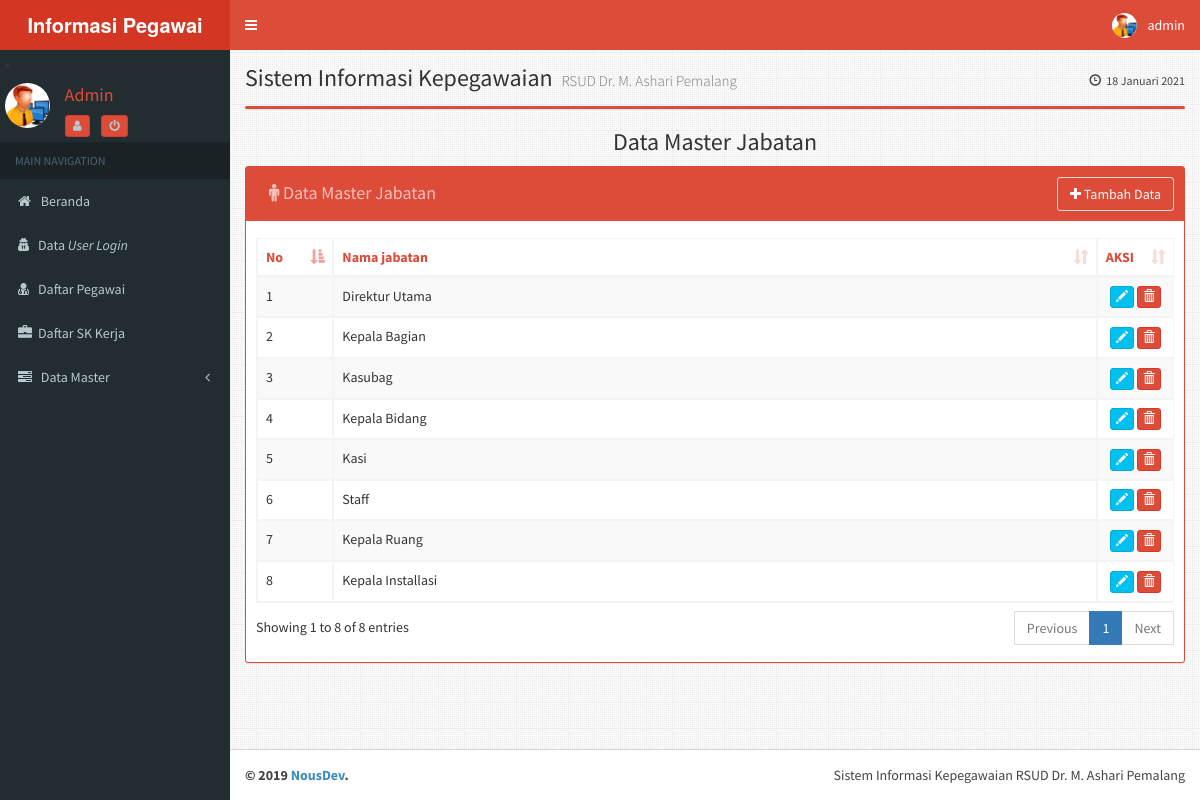
Screenshot of /admin/?module=jabatan (signed in) with the database file from the repository.
### tables this page shows
CREATE TABLE `jabatan` (
  `id_jabatan` varchar(20) NOT NULL,
  `nm_jabatan` varchar(32) NOT NULL
);

### admin/module/jabatan/jabatan.php (the view, shortened to what this page needs)
<?php
$aksi="module/jabatan/jabatan_aksi.php";
switch($_GET[aksi]){
default:
?>
<h3 class="box-title margin text-center">Data Master Jabatan</h3>
	<div class="box box-solid box-danger">
		<div class="box-header">
		<h3 class="btn disabled box-title">
		<i class="fa fa-male"></i>
		Data Master Jabatan</h3>
		<a class="btn btn-default pull-right" href="?module=jabatan&aksi=tambah">
		<i class="fa  fa-plus"></i> Tambah Data</a>
		</div>
	<div class="box-body">
	<table id="example2" class="table table-bordered table-striped">
<thead>
	<tr class="text-red">
		<th class="col-sm-1">No</th>
		<th>Nama jabatan</th>
		<th class="col-sm-1">AKSI</th>
	</tr>
</thead>
<tbody>
<?php
$sql = "SELECT * FROM jabatan";
$tampil = mysql_query($sql);
$no=1;
while ($tampilkan = mysql_fetch_array($tampil)) {
$Kode = $tampilkan['id_jabatan'];
?>
	<tr>
	<td><?php echo $no++; ?></td>
	<td><?php echo $tampilkan['nm_jabatan']; ?></td>
	<td align="center">
	<a class="btn btn-xs btn-info" href="?module=jabatan&aksi=edit&id_jabatan=<?php echo $tampilkan['id_jabatan'];?>" alt="Edit Data"><i class="glyphicon glyphicon-pencil"></i></a>
	<a class="btn btn-xs btn-danger"href="<?php echo $aksi ?>?module=jabatan&aksi=hapus&id_jabatan=<?php echo $tampilkan['id_jabatan'];?>"  alt="Delete Data" onclick="return confirm('ANDA YAKIN AKAN MENGHAPUS DATA <?php echo $Kode; ?>	?')"> <i class="glyphicon glyphicon-trash"></i></a>
	</td>
	<?php
	}
	?>
	</tr>
			</tbody>
		</table>
	</div>
</div>
</div>
</div>
<?php
break;
?>
<?php
}
?>

### rows the page displays
jabatan: nm_jabatan "Direktur Utama"
jabatan: nm_jabatan "Kepala Bagian"
jabatan: nm_jabatan "Kasubag"
jabatan: nm_jabatan "Kepala Bidang"
jabatan: nm_jabatan "Kasi"
jabatan: nm_jabatan "Staff"
jabatan: nm_jabatan "Kepala Ruang"
jabatan: nm_jabatan "Kepala Installasi"

### other values shown
$_SESSION['nama'] "admin"
